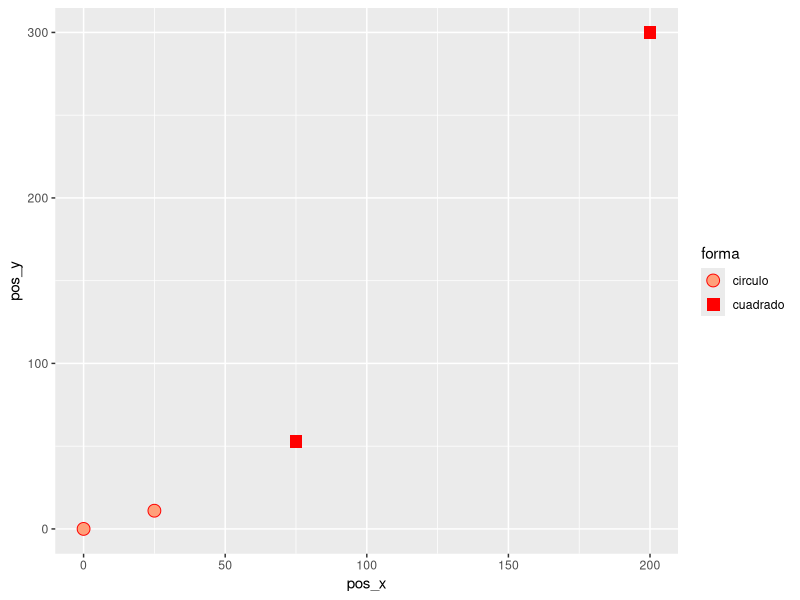
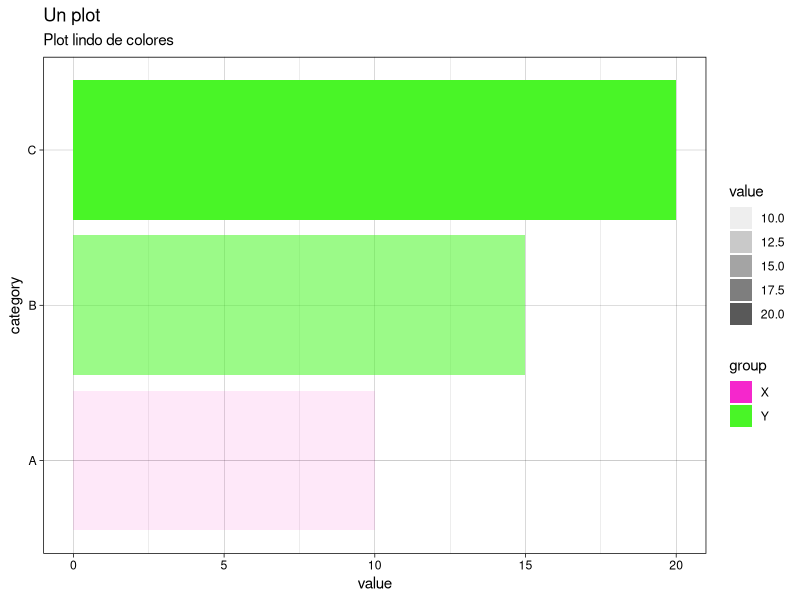
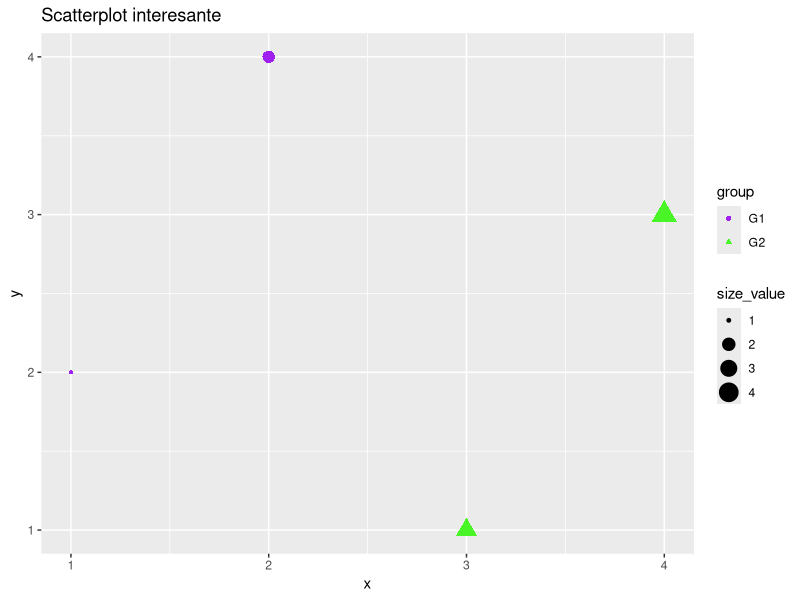
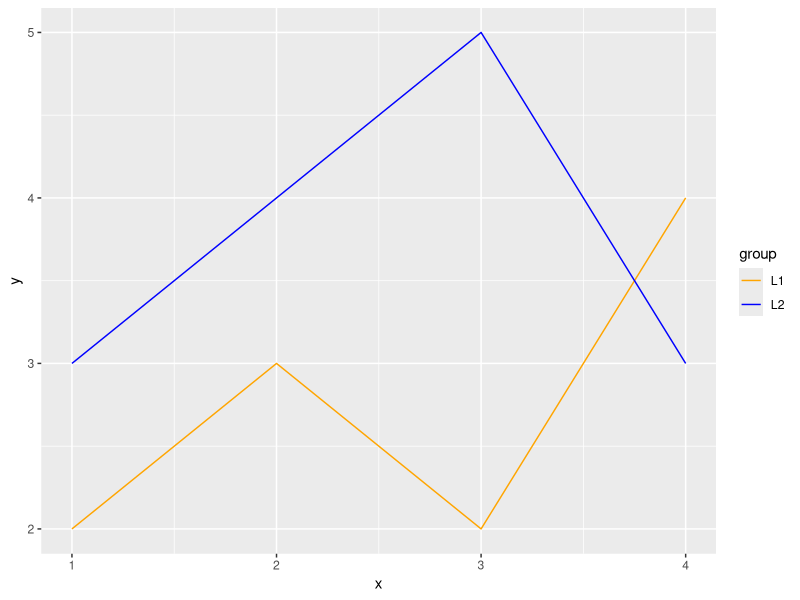
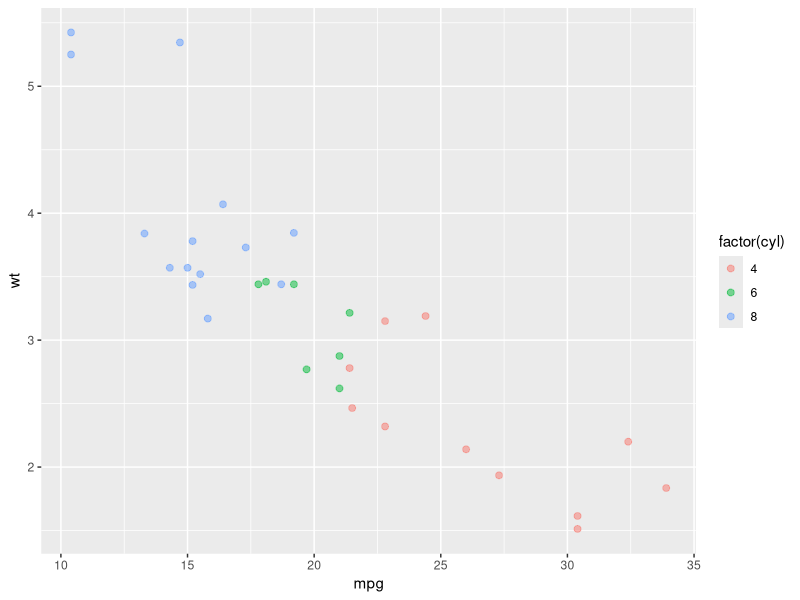

Here is the R script that generated these plots, in order:
# install.packages("ggplot2")
library(ggplot2)

pos_x <- c(25,0,75,200)
pos_y <- c(11,0,53,300)
forma <- c("circulo","circulo","cuadrado","cuadrado")

datos_base <- data.frame(
  pos_x,pos_y,forma
)

datos_base
ggplot(data = datos_base) +
  geom_point(
    mapping = aes(x = pos_x, 
                  y = pos_y, 
                  shape = forma), 
    size = 4, 
    color = "red",
    fill = "lightsalmon") +
  scale_shape_manual(values = c(21,15))

data_bar <- data.frame(
  category = c("A","B","C"),
  value = c(10,15,20),
  group = c("X","Y","Y")
)

ggplot(data = data_bar) +
  geom_col(mapping = aes(
    x=category,
    y=value,
    fill=group,
    alpha=value)) +
  scale_fill_manual(values=c("#F527CC","#49F527")) +
  labs(title = "Un plot", subtitle = "Plot lindo de colores") +
  coord_flip() + 
  theme_linedraw()

data_scatter <- data.frame(
  x = c(1,2,3,4),
  y = c(2,4,1,3),
  group = c("G1","G1","G2","G2"),
  size_value = c(1,2,3,4)
)

data_scatter
View(data_scatter)

ggplot(data_scatter) +
  geom_point(aes(x=x, 
                 y=y, 
                 color=group,
                 shape=group,
                 size=size_value))+
  scale_color_manual(values=c("purple","#49F527")) +
  labs(title = "Scatterplot interesante")
  
data_line <- data.frame(
  x = c(1,2,3,4,1,2,3,4),
  y = c(2,3,2,4,3,4,5,3),
  group = c("L1","L1","L1","L1","L2","L2","L2","L2")
)

data_line

ggplot(data_line) +
  geom_line(aes(x=x,y=y,group=group,color=group))+
  scale_color_manual(values = c("orange","blue"))
  

ggplot(
  mtcars,
  aes(mpg, wt, colour = factor(cyl), fill = factor(cyl))
) +
  geom_point(shape = 21, alpha = 0.5, size = 2)
  
mpg
View(mpg)

faithful
View(faithful)

PlantGrowth
View(PlantGrowth)
